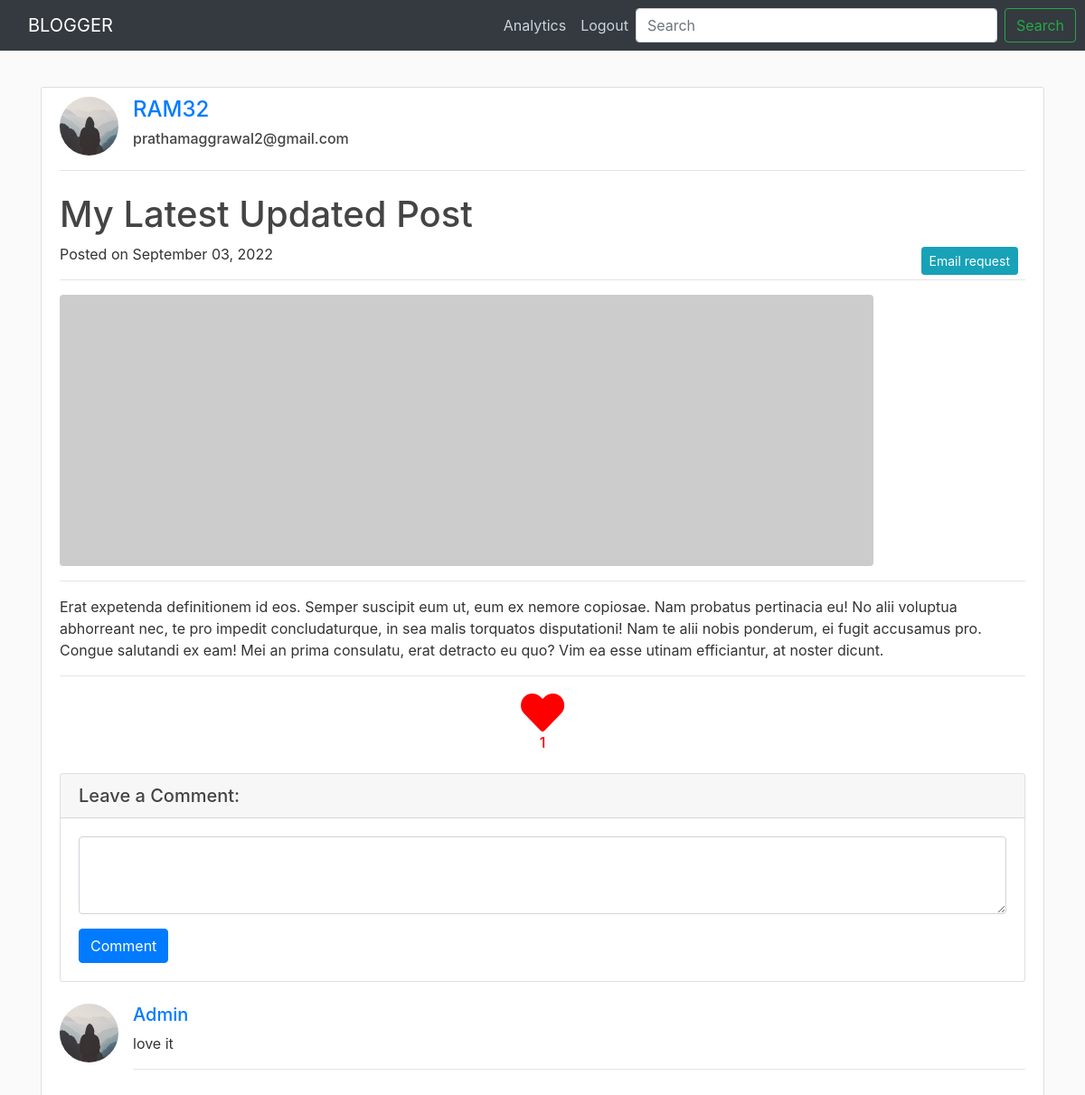
Screenshot of /post/24/ (signed in) with the database file from the repository.
### blog/models.py (models this page shows, shortened)
class Post(models.Model):
    author = models.ForeignKey(
        settings.AUTH_USER_MODEL, on_delete=models.CASCADE)
    title = models.CharField(max_length=100)
    content=RichTextField(blank=True , null=True)
    liked = models.ManyToManyField(
        settings.AUTH_USER_MODEL, blank=True, related_name='liked')
    date_posted = models.DateTimeField(default=timezone.now)
    objects = PostManager()
    class Meta:
        ordering = ('-date_posted', )

class Comment(models.Model):
    post = models.ForeignKey(
        Post, related_name='comments', on_delete=models.CASCADE)
    author = models.ForeignKey(
        settings.AUTH_USER_MODEL, on_delete=models.CASCADE)
    text = models.TextField()
    created_date = models.DateTimeField(default=timezone.now)
    approved_comment = models.BooleanField(default=True)

### users/models.py (models this page shows, shortened)
class Profile(models.Model):
    user = models.OneToOneField(User, on_delete=models.CASCADE)
    image = models.ImageField(default='default.jpg', upload_to='profile_pics')

### blog/views.py (the view)
# urls.py: path('post/<int:pk>/', PostDetailView.as_view(), name='post_detail'),
class PostDetailView(DetailView):
    model = Post

### blog/templates/blog/post_detail.html (shortened to what this page needs)
{% extends "blog/base.html" %}
{% load crispy_forms_tags %}
{% block content %}
<div class="content-section">
    <div class="media">
        <img class="d-flex mr-3 rounded-circle article-img" src="{{ object.author.profile.image.url }}" alt="">
        <div class="media-body">
            <h4 class="mt-0"><a href="{% url 'user_posts' object.author.username %}">{{ object.author }}</a></h4>
            <h6 class="mt-0">{{ object.author.email }}</h6>
        </div>
    </div>
    <hr>
    <div>
        <h1 class="mt-4">{{object.title}}</h1>
        <p>
            Posted on {{ object.date_posted|date:"F d, Y" }}
            {% if user.is_authenticated %}
            <a class="btn btn-info btn-sm mt-1 mb-1 float-right mr-2" href="{% url 'emailblog' post.pk%}">Email request</a>
            {% endif %}
        </p>
    </div>
    <hr>
    <img class="img-fluid rounded" src="http://placehold.it/900x300" alt="">
    <hr>
    <p class="lead">{{ object.content|safe|linebreaks }}</p>
    <hr>
    {% if user.is_authenticated %}
    <div class="text-center">
        <a id="like" style="cursor: pointer;" class="text-center" data-url="{% url 'like_api' object.pk %}"><i
                style="color: red" class="
                like-icon
                {% if user in object.liked.all %}
                fas fa-heart fa-3x
                {% else %}
                far fa-heart fa-3x
                {% endif %}
                " id="like-icon"></i></a>
        <h6 id="likes_count" style="color: red">{{object.liked.count}}</h6>
    </div>
    {% endif %}
    {% if user.is_authenticated %}
    <div class="card my-4">
        <h5 class="card-header">Leave a Comment:</h5>
        <div class="card-body">
            <form method="POST" action="{% url 'add_comment' object.id %}">
                <div class="form-group">
                    <textarea class="form-control" name="text" rows="3" required></textarea>
                </div>
                <button class="btn btn-primary" type="submit">Comment</button>
            </form>
        </div>
    </div>
    {% else %}
    <a href="{% url 'login' %}" class="btn btn-success btn-lg btn-block mb-4">
        Sign In for comment and like the post.
    </a>
    {% endif %}
    {% for comment in post.comments.all %}
    {% if comment.approved_comment %}
    <div class="media mb-4">
        <img class="d-flex mr-3 rounded-circle article-img" src="{{ comment.author.profile.image.url }}" alt="">
        <div class="media-body">
            <h5 class="mt-0"><a href="{% url 'user_posts' comment.author.username %}">{{ comment.author }}</a></h5>
            {{ comment.text|linebreaks }}
            <hr>
        </div>
    </div>
    {% else %}
    <div class="alert alert-secondary" role="alert">
        No Comment has been posted.
    </div>
    {% endif %}
    {% endfor %}
</div>
{% endblock content %}

### web/static/css/main.css (style rules this page uses)
body { background: #fafafa; color: #333333; margin-top: 5rem; }
h1, h2, h3, h4, h5, h6 { color: #444444; }
.content-section { background: #ffffff; padding: 10px 20px; border: 1px solid #dddddd; border-radius: 3px; margin-bottom: 20px; }
.article-img { height: 65px; width: 65px; margin-right: 16px; }

### rows the page displays
Post: author.profile.image (placeholder picture), author "RAM32", author.email "prathamaggrawal2@gmail.com", title "My Latest Updated Post", date_posted "September 03, 2022", content "Erat expetenda definitionem id eos. Semper suscipit eum ut, eum ex nemore copiosae. Nam probatus pertinacia eu! No alii voluptua abhorreant nec, te pro impedit concludaturque, in sea malis torquatos disputationi! Nam te alii nobis ponderum, ei fugit accusamus pro. Congue salutandi ex eam! Mei an prima consulatu, erat detracto eu quo? Vim ea esse utinam efficiantur, at noster dicunt.", liked.count "1"
Comment: author.profile.image (placeholder picture), author "Admin", text "love it"
